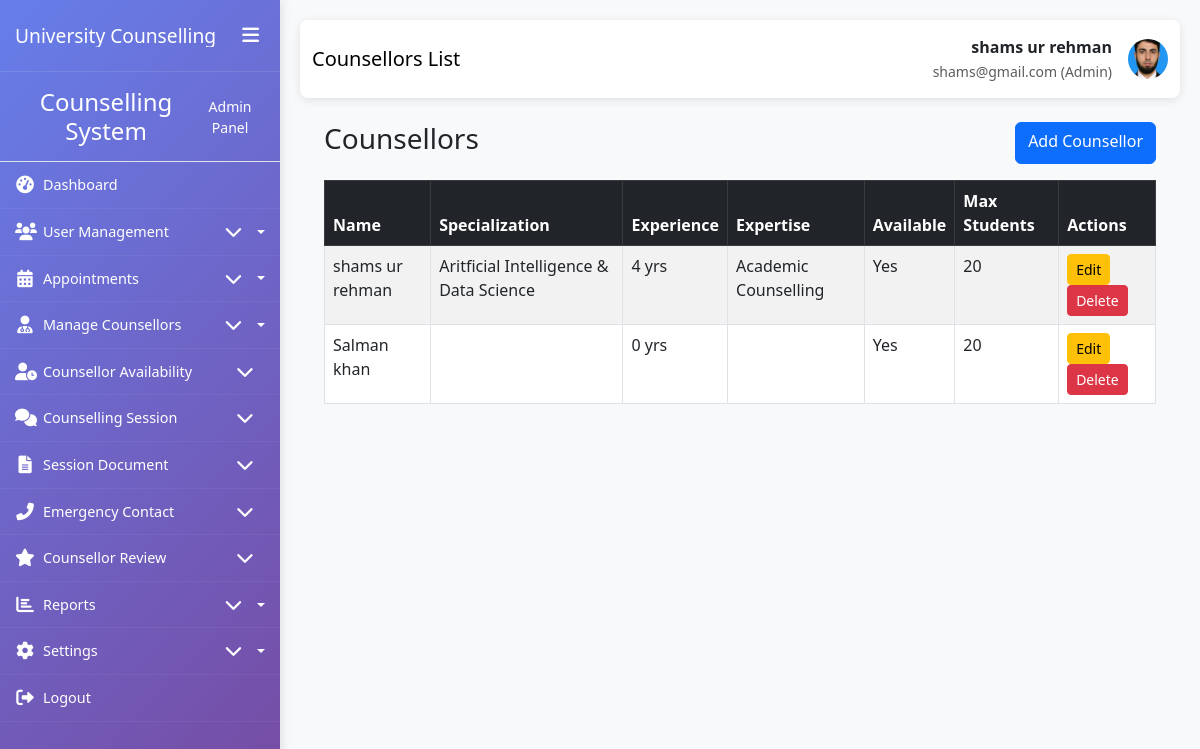
The app's page /counsellors/ (signed in) with its own data.
### My_App/models.py (models this page shows, shortened)
class CustomUser(AbstractUser):
    ROLE_CHOICES = (
        ('student', 'Student'),
        ('counsellor', 'Counsellor'),
        ('admin', 'Administrator'),
    )
    role = models.CharField(max_length=20, choices=ROLE_CHOICES, default='student')
    phone_number = models.CharField(max_length=15, blank=True, null=True)
    date_of_birth = models.DateField(blank=True, null=True)
    profile_picture = models.ImageField(upload_to='profile_pics/', blank=True, null=True)
    created_at = models.DateTimeField(auto_now_add=True)
    updated_at = models.DateTimeField(auto_now=True)
    class Meta:
        permissions = [
            ("can_access_admin_panel", "Can access admin panel"),
            ("can_manage_users", "Can manage users"),
            ("can_manage_appointments", "Can manage appointments"),
            ("can_view_reports", "Can view reports"),
            ("can_manage_counsellors", "Can manage counsellors"),
        ]

class Counsellor(models.Model):
    user = models.OneToOneField(CustomUser, on_delete=models.CASCADE, primary_key=True)
    specialization = models.CharField(max_length=100)
    license_number = models.CharField(max_length=50, unique=True)
    experience_years = models.IntegerField(default=0)
    qualifications = models.TextField()
    bio = models.TextField(blank=True, null=True)
    AREA_OF_EXPERTISE_CHOICES = (
        ('academic', 'Academic Counselling'),
        ('career', 'Career Counselling'),
        ('personal', 'Personal Counselling'),
        ('mental_health', 'Mental Health'),
        ('crisis', 'Crisis Intervention'),
    )
    area_of_expertise = models.CharField(max_length=50, choices=AREA_OF_EXPERTISE_CHOICES)
    is_available = models.BooleanField(default=True)
    max_students = models.IntegerField(default=20)
    class Meta:
        permissions = [
            ("can_view_student_records", "Can view student records"),
            ("can_manage_schedule", "Can manage schedule"),
            ("can_write_session_notes", "Can write session notes"),
            ("can_view_all_appointments", "Can view all appointments"),
            ("can_manage_own_availability", "Can manage own availability"),
        ]

### My_App/views.py (the view)
# urls.py: path("counsellors/", views.counsellor_list, name="counsellor_list"),
def counsellor_list(request):
    counsellors = Counsellor.objects.all()
    return render(request, "My_Admin/Counsellor_Management/counsellor_list.html", {"counsellors": counsellors})

### templates/My_Admin/Counsellor_Management/counsellor_list.html (shortened to what this page needs)
{% extends 'My_Admin/base1.html' %}
{% block page_title %}Counsellors List{% endblock %}
{% block content %}
<div class="container-fluid mt-4">
    <div class="d-flex justify-content-between mb-3">
        <h3>Counsellors</h3>
        <a href="{% url 'counsellor_add' %}" class="btn btn-primary">Add Counsellor</a>
    </div>
    <table class="table table-bordered table-striped">
        <thead class="table-dark">
            <tr>
                <th>Name</th>
                <th>Specialization</th>
                <th>Experience</th>
                <th>Expertise</th>
                <th>Available</th>
                <th>Max Students</th>
                <th>Actions</th>
            </tr>
        </thead>
        <tbody>
        {% for counsellor in counsellors %}
            <tr>
                <td>{{ counsellor.user.get_full_name }}</td>
                <td>{{ counsellor.specialization }}</td>
                <td>{{ counsellor.experience_years }} yrs</td>
                <td>{{ counsellor.get_area_of_expertise_display }}</td>
                <td>{{ counsellor.is_available|yesno:"Yes,No" }}</td>
                <td>{{ counsellor.max_students }}</td>
                <td>
                    <a href="{% url 'counsellor_update' counsellor.pk %}" class="btn btn-sm btn-warning">Edit</a>
                    <button class="btn btn-sm btn-danger delete-btn" data-id="{{ counsellor.pk }}">Delete</button>
                </td>
            </tr>
        {% empty %}
            <tr><td colspan="7" class="text-center">No counsellors found.</td></tr>
        {% endfor %}
        </tbody>
    </table>
</div>
{% endblock %}

### templates/My_Admin/base1.html (shortened to what this page needs)
<!DOCTYPE html>
<html lang="en">
<head>
    <link href="https://cdn.jsdelivr.net/npm/bootstrap@5.3.0/dist/css/bootstrap.min.css" rel="stylesheet">
    <link href="https://cdnjs.cloudflare.com/ajax/libs/font-awesome/6.0.0/css/all.min.css" rel="stylesheet">
    <link href="https://cdn.jsdelivr.net/npm/sweetalert2@11/dist/sweetalert2.min.css" rel="stylesheet">
</head>
<body>
    <div class="container-fluid p-0">
        <div class="row g-0">
            <div class="sidebar" id="sidebar">
                <div class="sidebar-header">
                    <h3>University Counselling</h3>
                    <button class="sidebar-toggle d-none d-lg-block" id="sidebarToggle">
                        <i class="fas fa-bars"></i>
                    </button>
                </div>
                <div class="sidebar-content">
                    {% include 'My_Admin/sidebar.html' %}
                </div>
            </div>
            <div class="main-content" id="mainContent">
                <nav class="navbar navbar-expand-lg navbar-custom">
                    <div class="container-fluid">
                        <span class="navbar-brand">{% block page_title %}Dashboard{% endblock %}</span>
                        <div class="d-flex align-items-center">
                            <div class="me-3 text-end d-none d-md-block">
                                <div class="fw-bold">{{ user.get_full_name|default:user.username }}</div>
                                <small class="text-muted">{{ user.email }} ({{ user.role|title }})</small>
                            </div>
                            {% if user.profile_picture %}
                            <img src="{{ user.profile_picture.url }}" alt="Profile" class="user-profile-img">
                            {% else %}
                            <div class="user-profile-img bg-secondary d-flex align-items-center justify-content-center text-white">
                                <i class="fas fa-user"></i>
                            </div>
                            {% endif %}
                        </div>
                    </div>
                </nav>
                <div class="container-fluid">
                    {% block content %}{% endblock %}
                </div>
            </div>
        </div>
    </div>
</body>
</html>

### templates/My_Admin/base1.html (style rules this page uses)
:root { --sidebar-width: 280px; --sidebar-collapsed-width: 70px; --sidebar-bg: linear-gradient(135deg, #667eea 0%, #764ba2 100%); --content-padding: 20px; --transition-speed: 0.3s; }
body { overflow-x: hidden; font-family: 'Segoe UI', Tahoma, Geneva, Verdana, sans-serif; background-color: #f8f9fa; }
.sidebar { background: var(--sidebar-bg); color: white; min-height: 100vh; position: fixed; width: var(--sidebar-width); transition: all var(--transition-speed) ease; z-index: 1000; box-shadow: 2px 0 10px rgba(0,0,0,0.1); overflow-y: auto; }
.sidebar-header { padding: 20px 15px; border-bottom: 1px solid rgba(255,255,255,0.1); display: flex; align-items: center; justify-content: space-between; }
.sidebar-header h3 { font-size: 1.2rem; margin: 0; white-space: nowrap; overflow: hidden; }
.sidebar-toggle { background: none; border: none; color: white; font-size: 1.2rem; cursor: pointer; }
.main-content { margin-left: var(--sidebar-width); padding: var(--content-padding); transition: all var(--transition-speed) ease; min-height: 100vh; width: calc(100% - var(--sidebar-width)); }
.navbar-custom { background: white; box-shadow: 0 2px 10px rgba(0,0,0,0.1); padding: 15px 0; margin-bottom: 20px; border-radius: 8px; }
.user-profile-img { width: 40px; height: 40px; border-radius: 50%; object-fit: cover; }
.sidebar { background: var(--sidebar-bg); color: white; height: 100vh; position: fixed; top: 0; left: 0; width: var(--sidebar-width); transition: all var(--transition-speed) ease; z-index: 1000; box-shadow: 2px 0 10px rgba(0,0,0,0.1); overflow-y: auto; overflow-x: hidden; scrollbar-width: thin; scrollbar-color: rgba(255,255,255,0.4) transparent; }

### records on screen
CustomUser: get_full_name "shams ur rehman", email "shams@gmail.com", role "Admin", profile_picture (picture)
Counsellor: user.get_full_name "shams ur rehman", specialization "Aritficial Intelligence & Data Science", experience_years "4", area_of_expertise "Academic Counselling", is_available "Yes", max_students "20"
Counsellor: user.get_full_name "Salman khan", experience_years "0", is_available "Yes", max_students "20"
